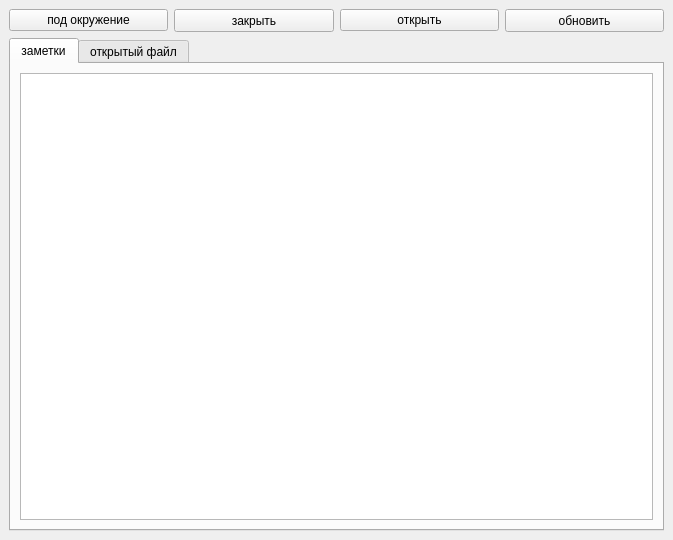
<?xml version="1.0" encoding="UTF-8"?>
<ui version="4.0">
 <class>MainWindow</class>
 <widget class="QMainWindow" name="MainWindow">
  <property name="geometry">
   <rect>
    <x>0</x>
    <y>0</y>
    <width>673</width>
    <height>540</height>
   </rect>
  </property>
  <property name="windowTitle">
   <string>MainWindow</string>
  </property>
  <widget class="QWidget" name="centralwidget">
   <layout class="QVBoxLayout" name="verticalLayout">
    <item>
     <layout class="QHBoxLayout" name="horizontalLayout_2">
      <item>
       <widget class="QPushButton" name="change_theme">
        <property name="text">
         <string>под окружение</string>
        </property>
       </widget>
      </item>
      <item>
       <widget class="QPushButton" name="buttn_close">
        <property name="minimumSize">
         <size>
          <width>75</width>
          <height>23</height>
         </size>
        </property>
        <property name="text">
         <string>закрыть</string>
        </property>
       </widget>
      </item>
      <item>
       <widget class="QPushButton" name="bttn_open_file">
        <property name="text">
         <string>открыть</string>
        </property>
       </widget>
      </item>
      <item>
       <widget class="QPushButton" name="buttn_save">
        <property name="minimumSize">
         <size>
          <width>75</width>
          <height>23</height>
         </size>
        </property>
        <property name="text">
         <string>обновить</string>
        </property>
       </widget>
      </item>
     </layout>
    </item>
    <item>
     <widget class="QTabWidget" name="tabWidget">
      <property name="currentIndex">
       <number>0</number>
      </property>
      <widget class="QWidget" name="tab">
       <attribute name="title">
        <string>заметки</string>
       </attribute>
       <layout class="QVBoxLayout" name="verticalLayout_3">
        <item>
         <layout class="QHBoxLayout" name="horizontalLayout">
          <item>
           <widget class="QTextEdit" name="textEdit">
            <property name="html">
             <string>&lt;!DOCTYPE HTML PUBLIC &quot;-//W3C//DTD HTML 4.0//EN&quot; &quot;http://www.w3.org/TR/REC-html40/strict.dtd&quot;&gt;
&lt;html&gt;&lt;head&gt;&lt;meta name=&quot;qrichtext&quot; content=&quot;1&quot; /&gt;&lt;style type=&quot;text/css&quot;&gt;
p, li { white-space: pre-wrap; }
&lt;/style&gt;&lt;/head&gt;&lt;body style=&quot; font-family:'MS Shell Dlg 2'; font-size:8.25pt; font-weight:400; font-style:normal;&quot;&gt;
&lt;p style=&quot;-qt-paragraph-type:empty; margin-top:0px; margin-bottom:0px; margin-left:0px; margin-right:0px; -qt-block-indent:0; text-indent:0px;&quot;&gt;&lt;br /&gt;&lt;/p&gt;&lt;/body&gt;&lt;/html&gt;</string>
            </property>
           </widget>
          </item>
         </layout>
        </item>
       </layout>
      </widget>
      <widget class="QWidget" name="tab_2">
       <attribute name="title">
        <string>открытый файл</string>
       </attribute>
       <layout class="QHBoxLayout" name="horizontalLayout_3">
        <item>
         <widget class="QTextEdit" name="textEdit_2"/>
        </item>
       </layout>
      </widget>
     </widget>
    </item>
   </layout>
  </widget>
 </widget>
 <resources/>
 <connections/>
</ui>
